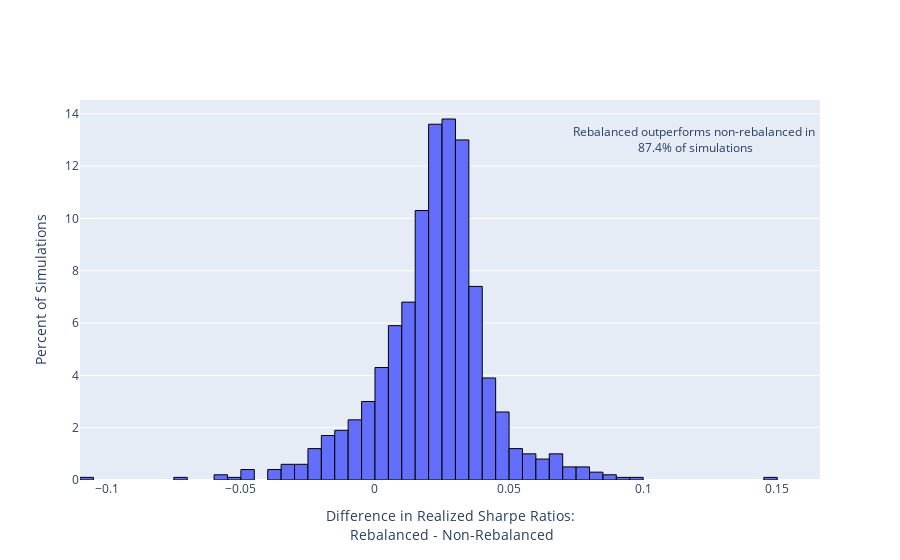

Notebook cell for this chart:
### Code cell
fig = go.Figure()
frac_pos = ((sharpes.rebal-sharpes.none) >0).mean()
trace = go.Histogram(x=sharpes.rebal-sharpes.none, histnorm='percent',hovertemplate="<br>%{y}% of simulations<br><extra></extra>")
fig.add_trace(trace)
fig.update_traces(marker_line_width=1, marker_line_color='black')
fig.layout.xaxis["title"] = "Difference in Realized Sharpe Ratios:<br> Rebalanced - Non-Rebalanced"
fig.layout.yaxis["title"] = "Percent of Simulations"
fig.add_annotation(x=(sharpes.rebal-sharpes.none).max()*0.8, y=13,
            text="Rebalanced outperforms non-rebalanced in <br>"+f'{frac_pos:.1%} of simulations', showarrow=False)
fig.show()

### Figure 1 — Plotly figure (JSON) as saved in the notebook; plotly's stock layout.template omitted (floating-point values rounded to 4 significant figures; data arrays with more than 128 entries replaced by an {"elided": "..."} marker saying what was removed)
{"data": [{"histnorm": "percent", "hovertemplate": "<br>%{y}% of simulations<br><extra></extra>", "marker": {"line": {"color": "black", "width": 1}}, "type": "histogram", "x": {"elided": "1000 float values"}}], "layout": {"annotations": [{"showarrow": false, "text": "Rebalanced outperforms non-rebalanced in <br>87.4% of simulations", "x": 0.1195, "y": 13}], "xaxis": {"title": {"text": "Difference in Realized Sharpe Ratios:<br> Rebalanced - Non-Rebalanced"}}, "yaxis": {"title": {"text": "Percent of Simulations"}}}}
